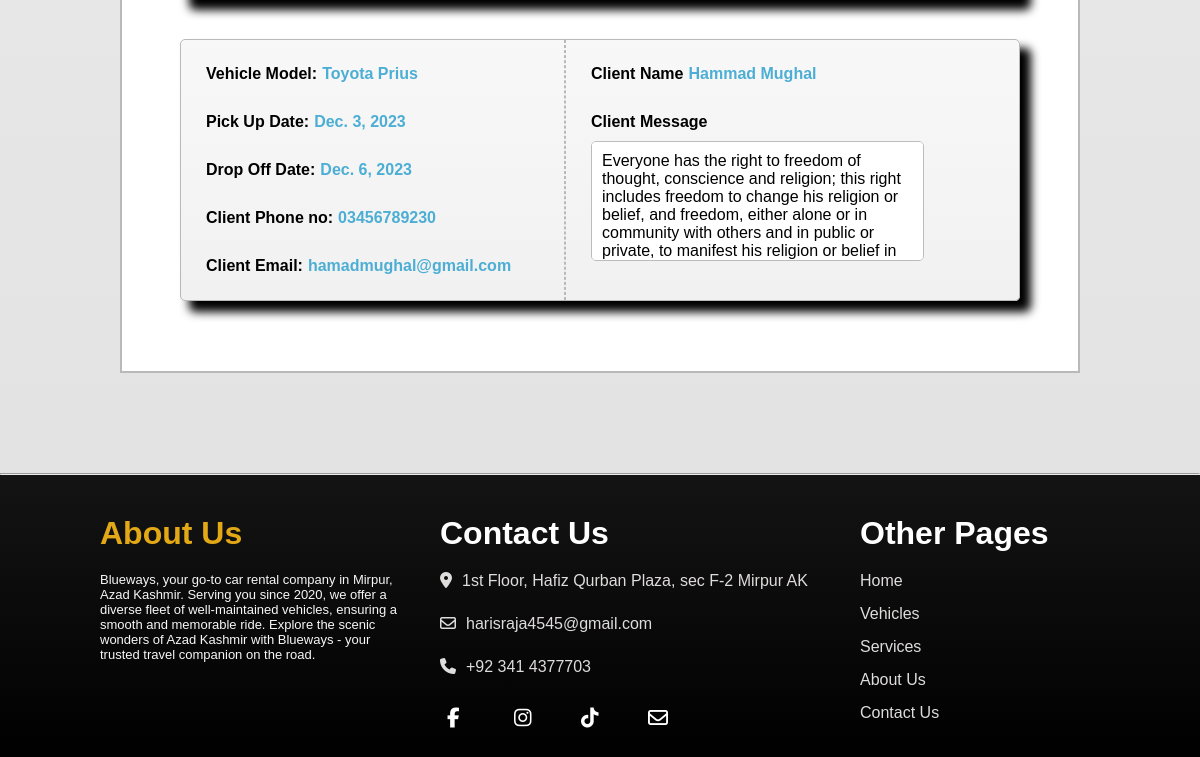
Before: /admindashboard (signed in, lower part) with the older database file.
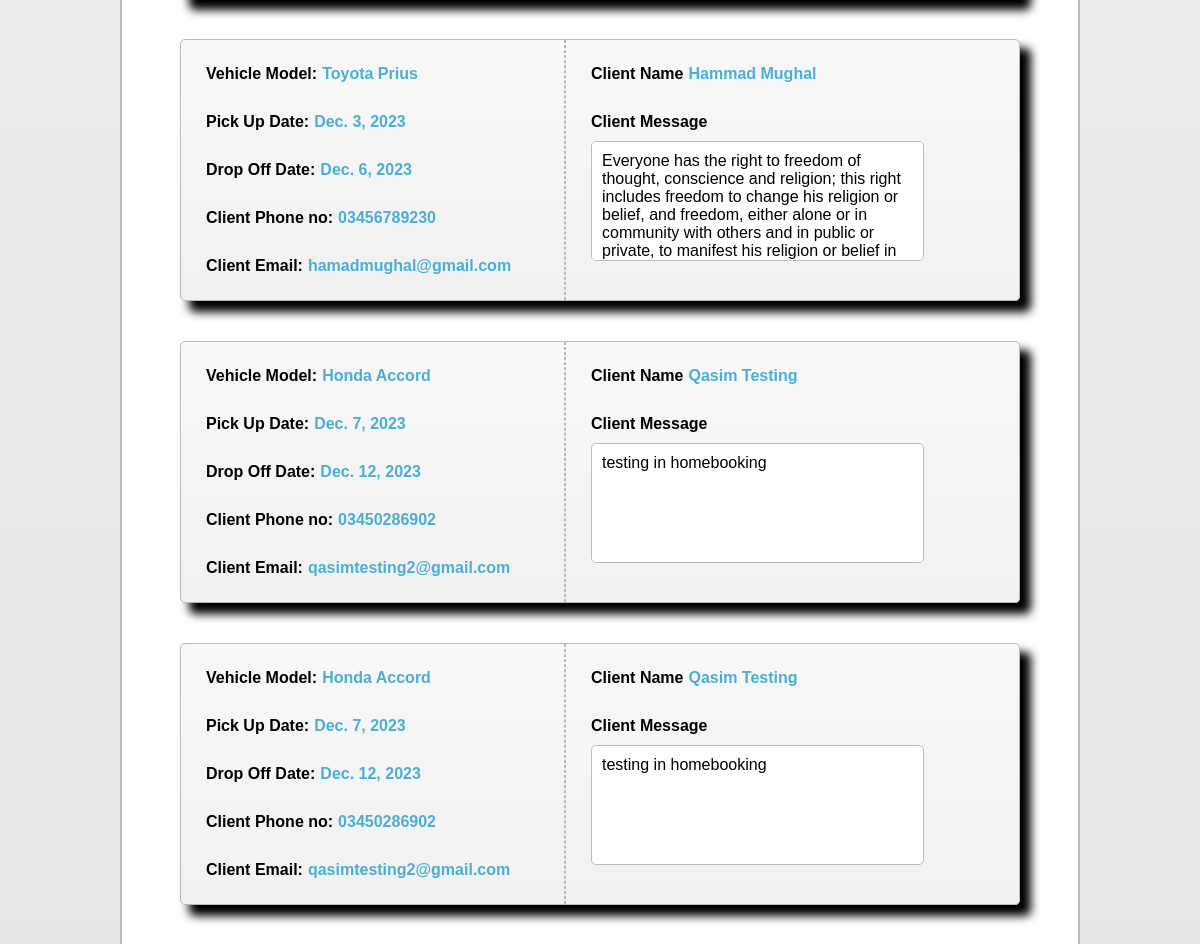
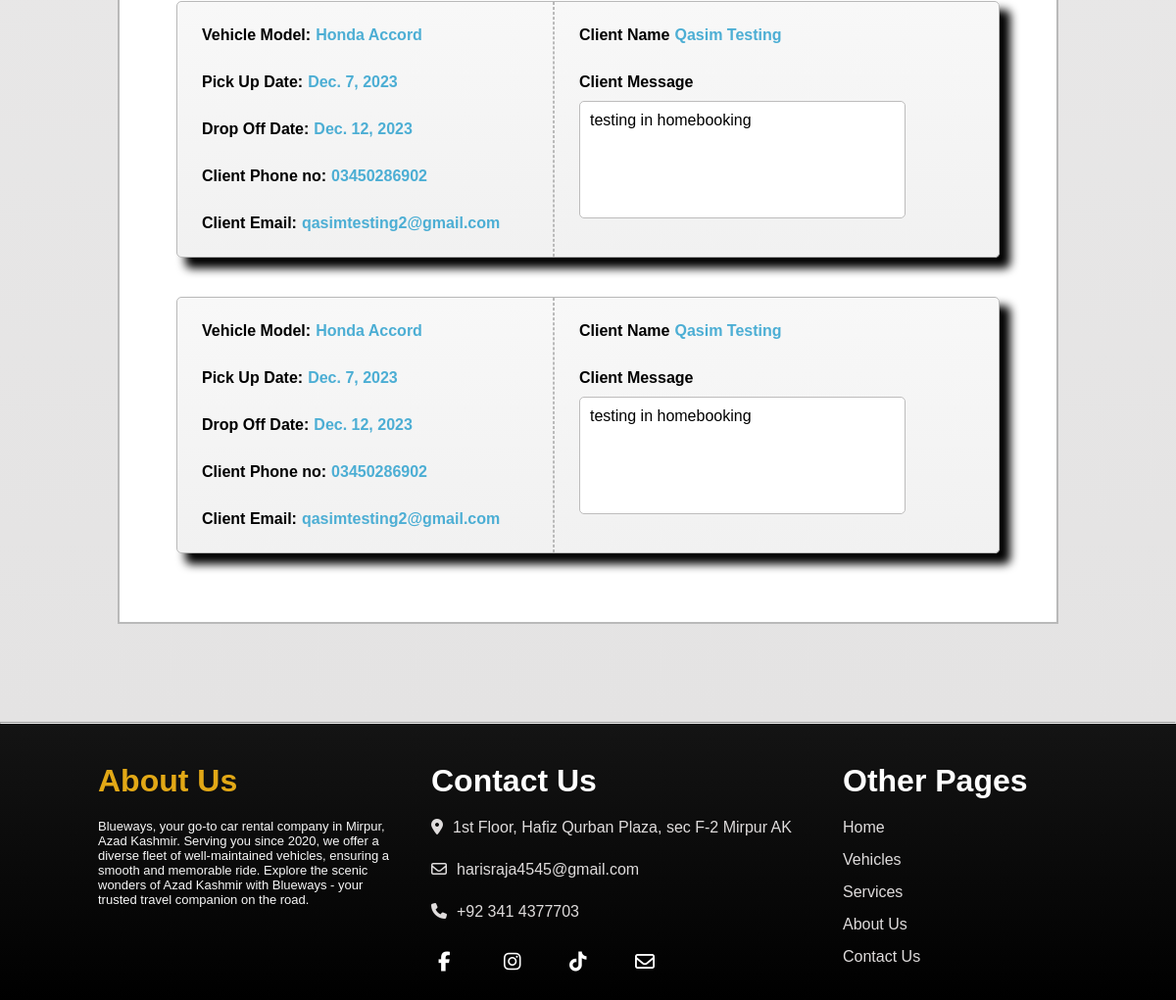
After: the same page with the newer database file (2 pictures, top to bottom).
### home/models.py (models this page shows, shortened)
class Booking(models.Model):
    firstname = models.CharField(max_length=200, null=True)
    lastname = models.CharField(max_length=200, null=True)
    email = models.EmailField(("Email"), max_length=254, null=True)
    phoneno = models.CharField(max_length=13, null=True)
    date_from = models.DateField(null=True)
    date_to = models.DateField(null=True)
    car_type = models.ForeignKey(Car, null=True, on_delete=models.SET_NULL)
    message = models.TextField(null=True)
    date_created = models.DateTimeField(auto_now_add=True, null=True)

class Car(models.Model):
    name = models.CharField(max_length=200, null=True)
    price = models.IntegerField(null=True)
    outcityprice = models.IntegerField(null=True)
    car_model = models.CharField(max_length=4 ,null=True)
    date_created = models.DateTimeField(auto_now_add=True, null=True)
    picture = models.ImageField(upload_to='car_pictures/', null=True, blank=True)
    manufacturer = models.ForeignKey(Manufacturer, null=True, on_delete=models.SET_NULL)
    TRANSMITION = (
        ('Manual', 'Manual'),
        ('Automatic', 'Automatic')
    )
    transmition = models.CharField(max_length=200, null=True, choices=TRANSMITION)
    CATEGORY = (
        ('SUV', 'SUV'),
        ('Luxury', 'Luxury'),
        ('Economy', 'Economy'),
        ('Executive', 'Executive'),
    )
    category = models.CharField(max_length=200, null=True, choices=CATEGORY)
    def __str__(self):
        return f"{self.manufacturer} {self.name}"

class Manufacturer(models.Model):
    name = models.CharField(max_length=100, null=True)
    def __str__(self) -> str:
        return self.name

### home/views.py (the view)
# urls.py: path('admindashboard', views.adminDashboard, name='admindashboard'),
@login_required(login_url='loginpage')
def adminDashboard(request):
    bookings = Booking.objects.all().order_by('-date_created')
    context = {'bookings':bookings}
    return render(request, 'home/admindashboard.html', context)

### home/templates/home/admindashboard.html (shortened to what this page needs)
{% extends "home/main.html" %}
{% load static %}
{% block content %}
<link rel="stylesheet" href="{% static "/css/admindashboard.css" %}">
<div class="dashboardcontainer">
    <div class="dashboardcont">
        {% for i in bookings %}
        <div class="dashboardinfo">
            <div class="infodashleft">
                <div class="leftcontainers namecar">
                    <p class="leftconthead car-model">Vehicle Model:</p>
                    <p class="leftcontvalue carname">{{i.car_type}}</p>
                </div>
                <div class="leftcontainers from_date">
                    <p class="leftconthead pick-date">Pick Up Date:</p>
                    <p class="leftcontvalue date_from">{{i.date_from}} </p>
                </div>
                <div class="leftcontainers to_date">
                    <p class="leftconthead drop-date">Drop Off Date:</p>
                    <p class="leftcontvalue date_to">{{i.date_to}} </p>
                </div>
                <div class="leftcontainers clientphone">
                    <p class="leftconthead client-phone">Client Phone no:</p>
                    <p class="leftcontvalue phone">{{i.phoneno}} </p>
                </div>
                <div class="leftcontainers clientemail">
                    <p class="leftconthead client-email">Client Email:</p>
                    <p class="leftcontvalue email">{{i.email}} </p>
                </div>
            </div>
            <div class="infodashright">
                <div class="clientname">
                    <p class="client-name">Client Name</p>
                    <p class="rightname">{{i.firstname}} {{i.lastname}} </p>
                </div>
                <div class="clientmessage">
                    <p class="client-message">Client Message</p>
                    <p class="rightmessage">{{i.message}} </p>
                </div>
            </div>
        </div>
        {% endfor %}
    </div>
</div>
{% endblock content %}

Changed rows visible on the page:
added Booking: car_type "Honda Accord", date_from "Dec. 7, 2023", date_to "Dec. 12, 2023", phoneno "03450286902", email "qasimtesting2@gmail.com", firstname "Qasim", lastname "Testing", message "testing in homebooking"
added Booking: car_type "Honda Accord", date_from "Dec. 7, 2023", date_to "Dec. 12, 2023", phoneno "03450286902", email "qasimtesting2@gmail.com", firstname "Qasim", lastname "Testing", message "testing in homebooking"
added Booking: car_type "Honda Accord", date_from "Dec. 7, 2023", date_to "Dec. 12, 2023", phoneno "03450286902", email "qasimtesting2@gmail.com", firstname "Qasim", lastname "Testing", message "testing in homebooking"
added Booking: car_type "Honda Accord", date_from "Dec. 7, 2023", date_to "Dec. 12, 2023", phoneno "03450286902", email "qasimtesting2@gmail.com", firstname "Qasim", lastname "Testing", message "testing in homebooking"
